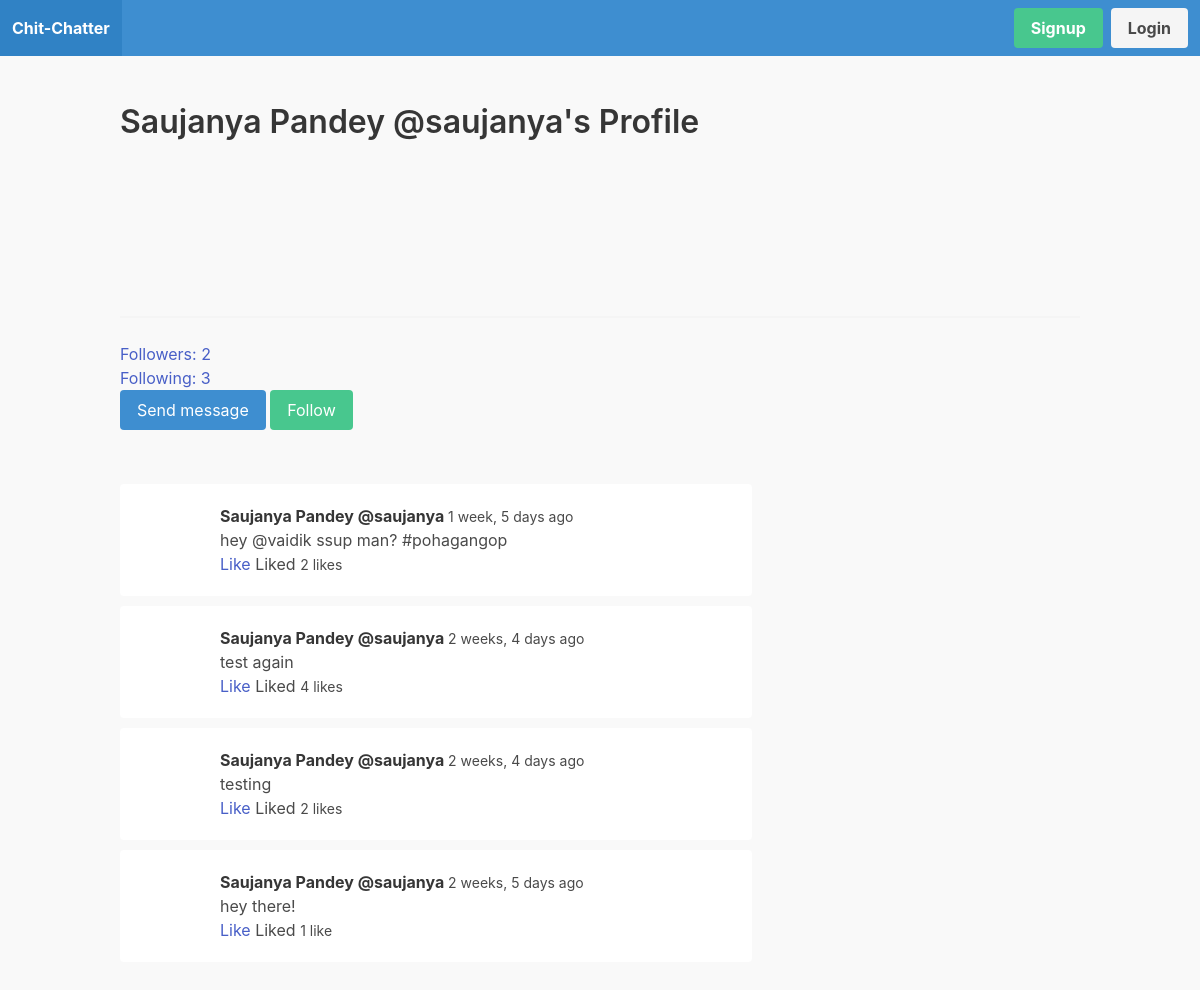
Page /profile/saujanya/ on the earlier database version.
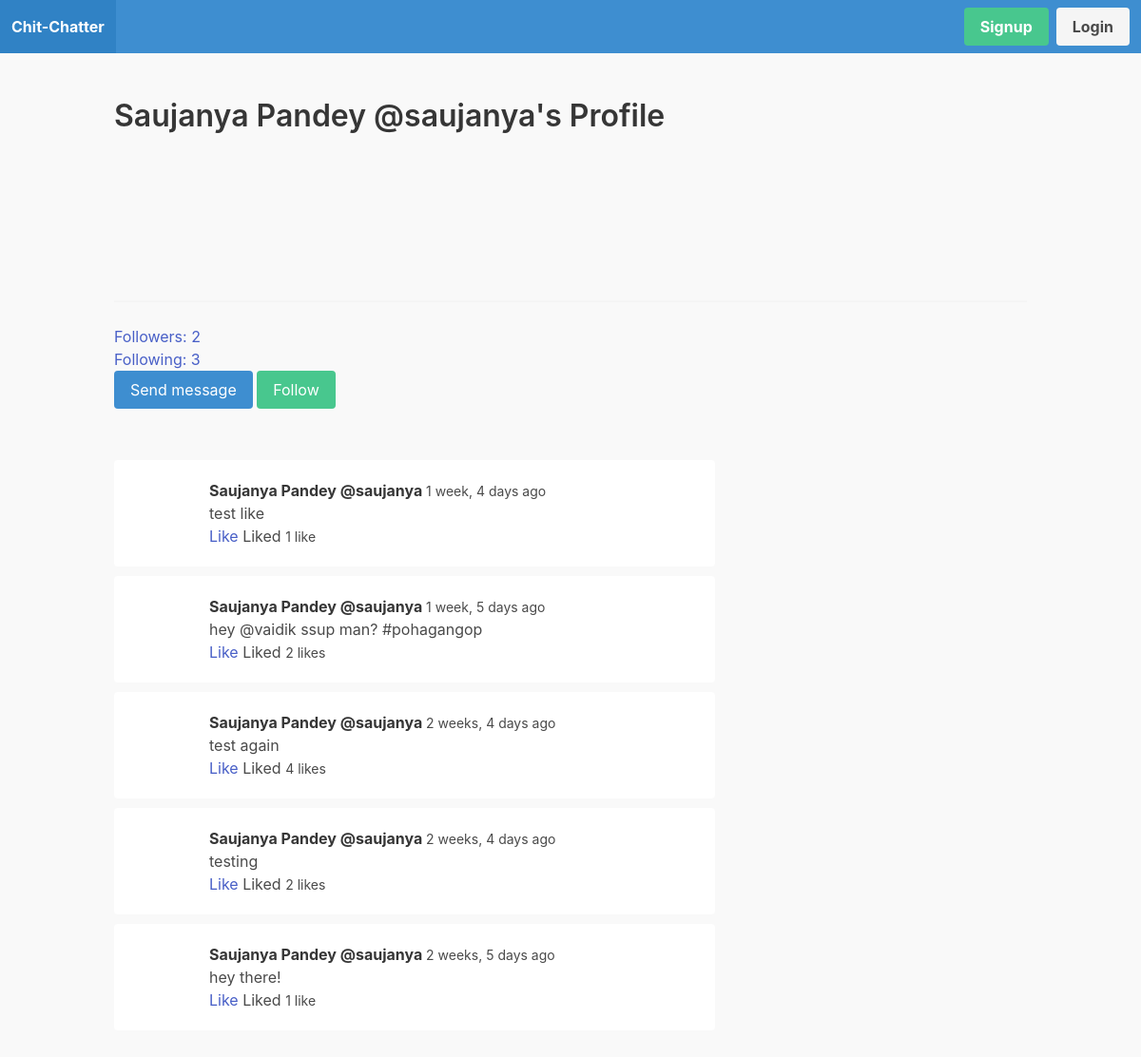
Same page on the later database version.
### apps/feed/models.py (models this page shows, shortened)
class Tweet(models.Model):
  body = models.CharField(max_length=255)
  created_by = models.ForeignKey(User, on_delete=models.CASCADE, related_name='tweets')
  created_at = models.DateTimeField(auto_now_add=True)
  class Meta:
    ordering = ('-created_at',)

### apps/user_profile/views.py (the view)
# urls.py: path('profile/<str:username>/', user_profile, name='user_profile'),
def user_profile(request, username):
  user = get_object_or_404(User, username=username)
  tweets = user.tweets.all()
  for tweet in tweets:
    likes = tweet.likes.filter(created_by_id=request.user.id)
    if likes.count() > 0:
      tweet.liked = True
    else:
      tweet.liked = False
  context = {
    'user': user,
    'tweets': tweets
  }
  return render(request, 'user_profile/user_profile.html', context)

### apps/notification/context_processors.py (called while the page is built)
def notifications(request):
  if request.user.is_authenticated:
    return {'notifications': request.user.notifications.filter(is_read=False)}
  else:
    return {'notifications': []}

### apps/user_profile/templates/user_profile/user_profile.html (shortened to what this page needs)
{% extends 'core/base.html' %}
  {% load humanize %}
  {% block content %}
    <div class="container" id="user_profile_app">
      <div class="columns">
        <div class="column is-12">
          <h1 class="title">
            {{ user.first_name }} {{ user.last_name }} @{{ user.username }}'s Profile
          </h1>
          {% if user.user_profile.avatar %}
            <figure class="image is-128x128">
            </figure>
          {% endif %}
          <hr>
          <p>
            <a href="{% url 'followers' user.username %}">
              Followers: {{ user.user_profile.followed_by.count }}
            </a>
          </p>
          <p>
            <a href="{% url 'followings' user.username %}">
              Following: {{ user.user_profile.follows.count }}
            </a>
          </p>
          {% if user != request.user %}
            <a href="{% url 'conversation' user.id %}" class="button is-info">
              Send message
            </a>
            {% if request.user.user_profile in user.user_profile.followed_by.all %}
              <a href="{% url 'unfollow_user' user.username %}" class="button is-danger">
                Unfollow
              </a>
            {% else %}
              <a href="{% url 'follow_user' user.username %}" class="button is-success">
                Follow
              </a>
            {% endif %}
          {% endif %}
        </div>
      </div>
      <div class="columns">
        <div class="column is-8">
          <div class="wrapper-tweets">
            {% for tweet in tweets %}
              <div class="tweet">
                <article class="media">
                  <figure class="media-left">
                    <p class="image is-64x64">
                    </p>
                  </figure>
                  <div class="media-content">
                    <div class="content">
                      <p>
                        <strong>
                          {{ tweet.created_by.first_name }} {{ tweet.created_by.last_name }} @{{ tweet.created_by.username }}
                        </strong>
                        <small>
                          {{ tweet.created_at|naturaltime }}
                        </small>
                        <br>
                        {{ tweet.body }}
												<br>
												<a @click="likeTweet({{ tweet.id}})" v-if="!liked_tweets.includes({{ tweet.id }})">Like</a>
												<span v-if="liked_tweets.includes({{ tweet.id }})">Liked</span>
												<small id="likes-{{ tweet.id }}">
                          {% if tweet.likes.count > 1 %}
                            {{ tweet.likes.count }} likes
                          {% else %}
                            {{ tweet.likes.count }} like
                          {% endif %}
                        </small>
                      </p>
                    </div>
                  </div>
                </article>
              </div>
            {% endfor %}
          </div>
        </div>
      </div>
    </div>
  {% endblock %}

Differences in the rows shown:
added Tweet: created_by.first_name "Saujanya", created_by.last_name "Pandey", created_by.username "saujanya", created_at "1 week, 4 days ago", body "test like", likes.count "1"
